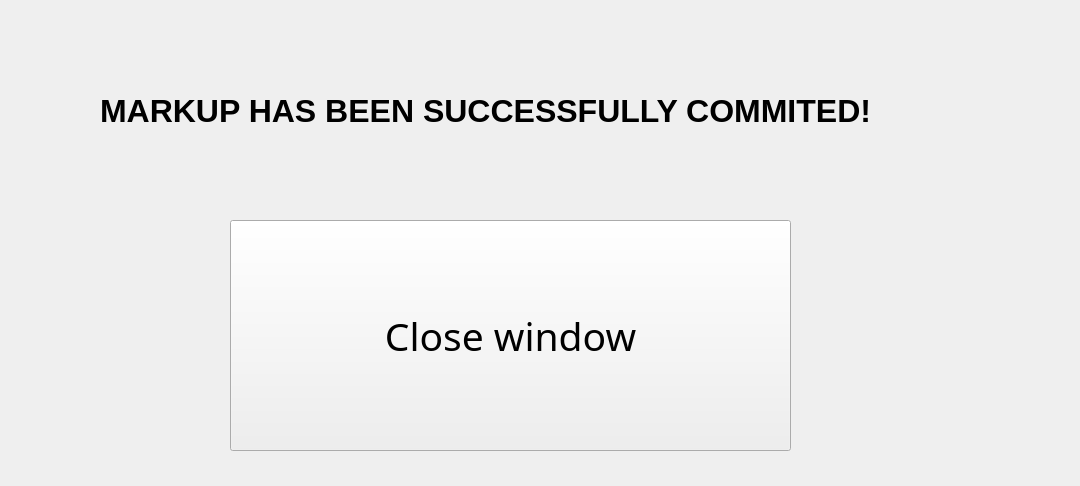
<?xml version="1.0" encoding="UTF-8"?>
<ui version="4.0">
 <class>success_window</class>
 <widget class="QWidget" name="success_window">
  <property name="geometry">
   <rect>
    <x>0</x>
    <y>0</y>
    <width>1080</width>
    <height>486</height>
   </rect>
  </property>
  <property name="windowTitle">
   <string>SUCCESSFULLY COMMITED!</string>
  </property>
  <property name="windowIcon">
   <iconset>
    <normaloff>croco_icon.png</normaloff>croco_icon.png</iconset>
  </property>
  <widget class="QLabel" name="label">
   <property name="geometry">
    <rect>
     <x>100</x>
     <y>10</y>
     <width>891</width>
     <height>201</height>
    </rect>
   </property>
   <property name="font">
    <font>
     <pointsize>24</pointsize>
     <bold>true</bold>
    </font>
   </property>
   <property name="text">
    <string>MARKUP HAS BEEN SUCCESSFULLY COMMITED!</string>
   </property>
  </widget>
  <widget class="QPushButton" name="close_window">
   <property name="geometry">
    <rect>
     <x>230</x>
     <y>220</y>
     <width>561</width>
     <height>231</height>
    </rect>
   </property>
   <property name="maximumSize">
    <size>
     <width>16777215</width>
     <height>16777215</height>
    </size>
   </property>
   <property name="font">
    <font>
     <family>Sawasdee</family>
     <pointsize>29</pointsize>
    </font>
   </property>
   <property name="text">
    <string>Close window</string>
   </property>
  </widget>
 </widget>
 <resources/>
 <connections/>
</ui>
